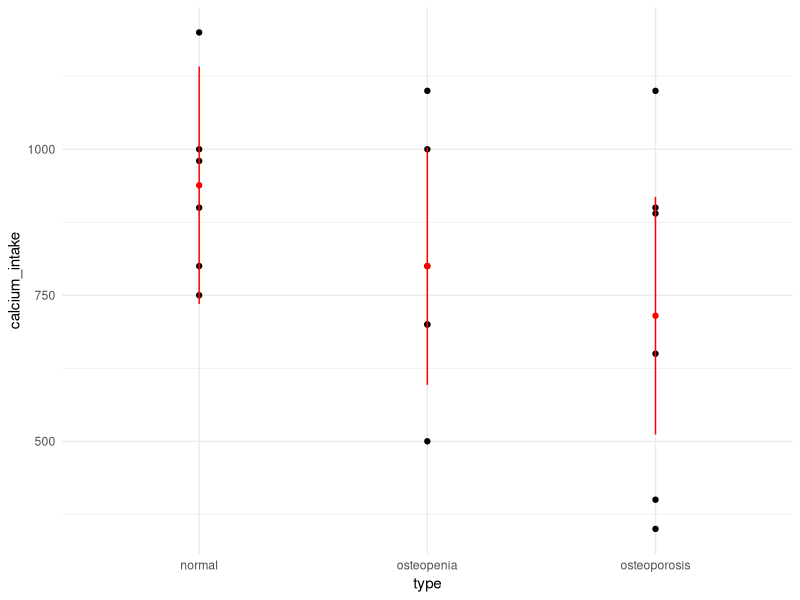

Write the R code that produced this figure.
## ---- chunk 1
library(tidyverse)
## ---- chunk 2
#students, don't worry about knowing the next lines of code. Just have a look at 
#the dataset so you understand what variables it contains
normal <- c(1200, 1000, 980, 900, 750, 800)
osteopenia <- c(1000, 1100, 700, 800, 500, 700)
osteoporosis <- c(890, 650, 1100, 900, 400, 350)

calcium_data <- data.frame(calcium_intake = c(normal, osteopenia, osteoporosis), 
           type = c(rep("normal", 6), rep("osteopenia", 6), 
                    rep("osteoporosis", 6)),
           type_num = c(rep(1, 6), rep(2, 6), rep(3, 6)))

calcium_data

## ---- chunk 3
str(calcium_data)
## ---- chunk 4
calcium_data <- calcium_data %>% mutate(type = factor(type))
str(calcium_data)
## ---- chunk 5
calcium_data <- calcium_data %>% mutate(type_reordered = fct_relevel(type, "osteoporosis")) #makes osteoporosis the referent level.

levels(calcium_data$type_reordered)
## ---- chunk 6
library(broom)
calcium_lm <- lm(calcium_intake ~ type, data = calcium_data)

tidy(calcium_lm)
## ---- chunk 7
calcium_data %>% 
  group_by(type) %>% 
  summarise(mean = mean(calcium_intake))
## ---- chunk 8
library(broom)
calcium_lm <- lm(calcium_intake ~ type, data = calcium_data)

tidy(calcium_lm)
## ---- chunk 9
newdata = data.frame(type=c("normal", "osteopenia", "osteoporosis")) #make a tiny data frame storing the three categorical levels
predictions <- data.frame(predict(calcium_lm, newdata, interval="confidence")) #predict calcium intake for each row in newdata, i.e., for each level of the categorical variable
predictions$type <- c("normal", "osteopenia", "osteoporosis") #append another row to the data frame with the category labels
predictions
## ---- chunk 10
ggplot(data = calcium_data, aes(x = type, y = calcium_intake)) + geom_point() +
  geom_point(data = predictions, aes(y = fit), col = "red") +
  geom_segment(data = predictions, aes(y = lwr, yend = upr, xend = type), col = "red") + 
  theme_minimal()
## ---- chunk 11
levels(calcium_data$type_reordered)
## ---- chunk 12
calcium_lm2 <- lm(calcium_intake ~ type_reordered, data = calcium_data)

tidy(calcium_lm2)
## ---- chunk 13
str(calcium_data$type_num)
## ---- chunk 14
calcium_lm3 <- lm(calcium_intake ~ type_num, data = calcium_data)

tidy(calcium_lm3)
## ---- chunk 15
calcium_data <- calcium_data %>% mutate(type_cat_ii = as.factor(type_num))

str(calcium_data)
## ---- chunk 16
calcium_lm4 <- lm(calcium_intake ~ type_cat_ii, data = calcium_data)

tidy(calcium_lm4)
